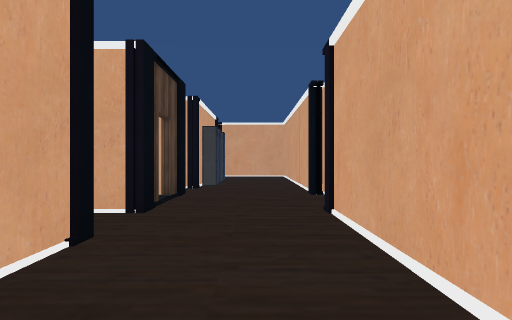
View 1 (above)

19 first-person views from a walk through a Unity game level. The camera is 1.2 m above the floor, looks level and sees 70° across. The floor is counted in squares, 2 m on a side. Each view is taken from the middle of a square. On the plan, view 1 faces up. The plan holds only what a view shows up to about 10 squares ahead; the rest is blank. Some animated figures are left out. Some surface patterns are stand-ins.

View 2
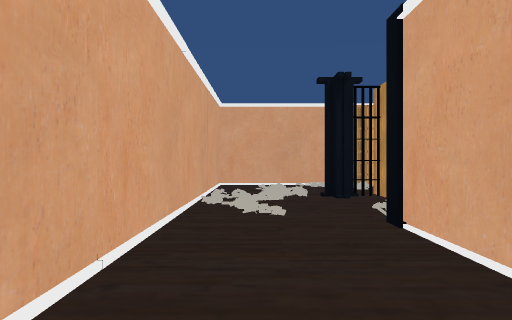

View 3
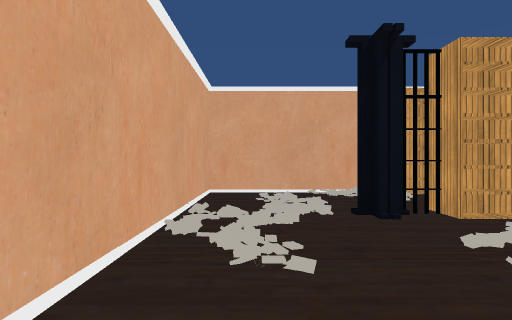

View 4
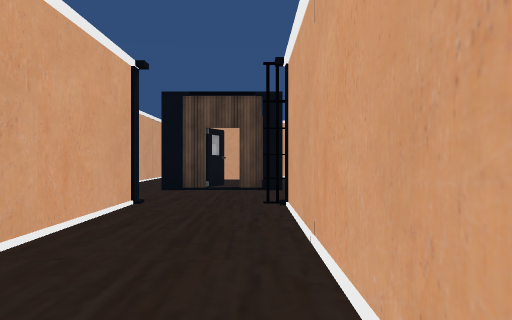

View 5
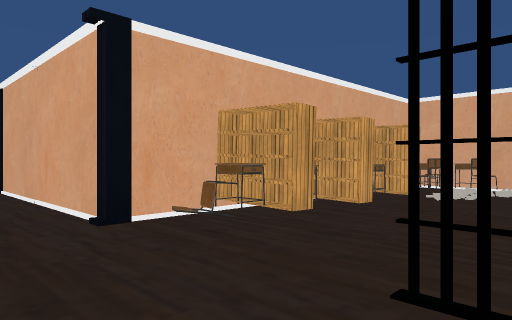

View 6
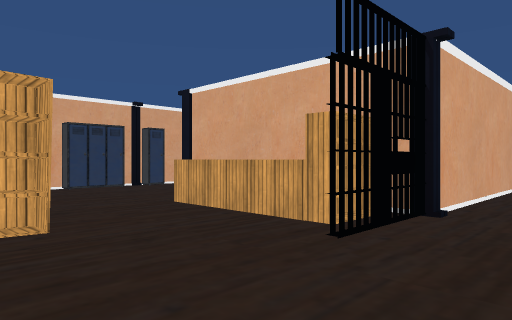

View 7
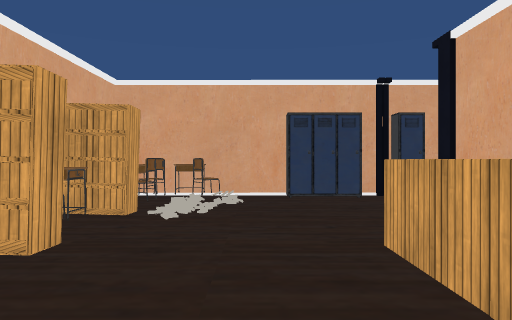

View 8
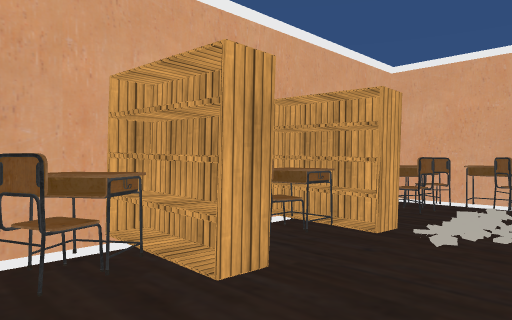

View 9
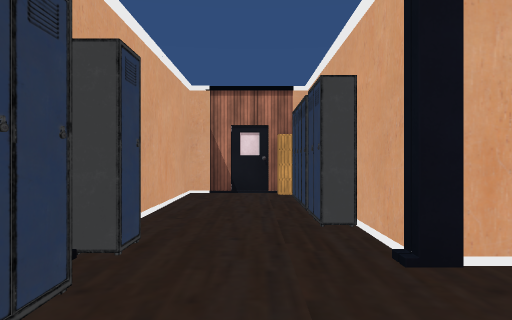

View 10
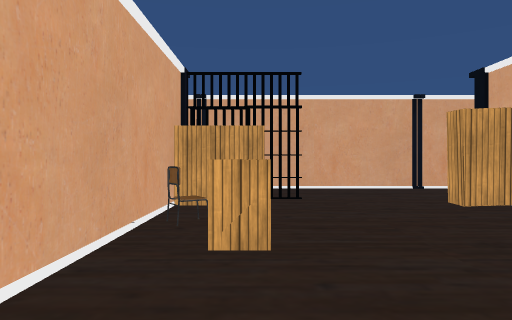

View 11
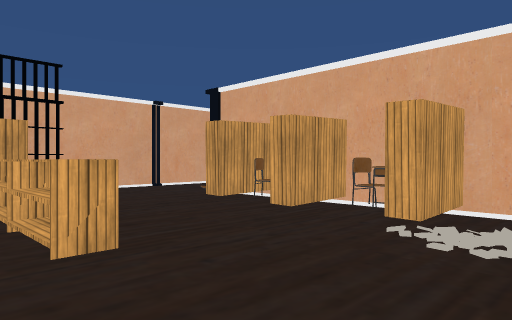

View 12
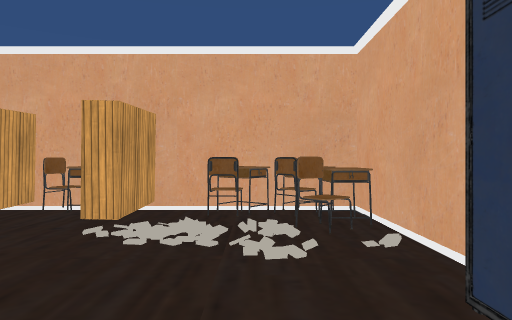

View 13
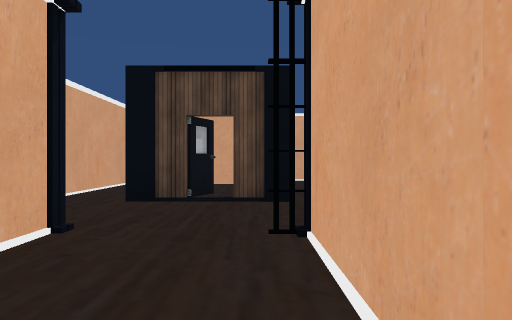

View 14
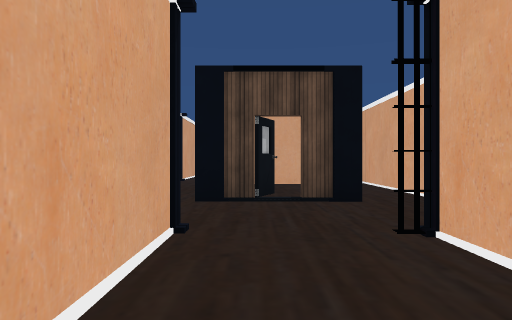

View 15
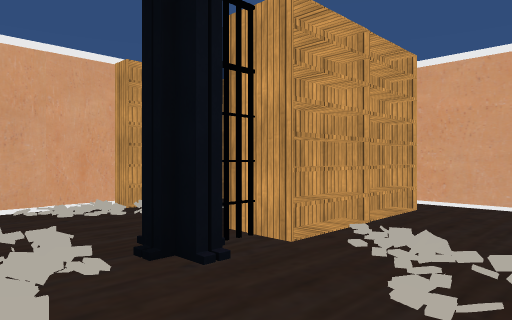

View 16
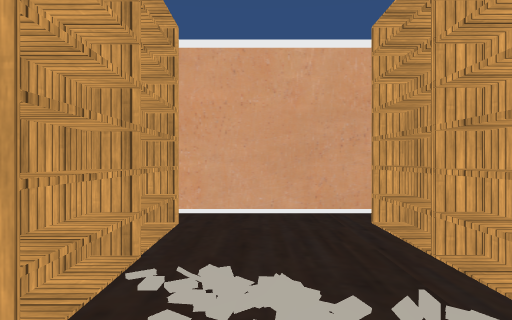

View 17
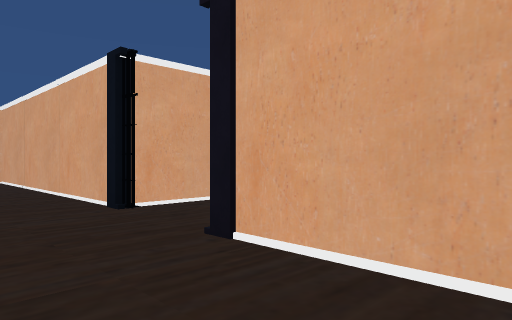

View 18
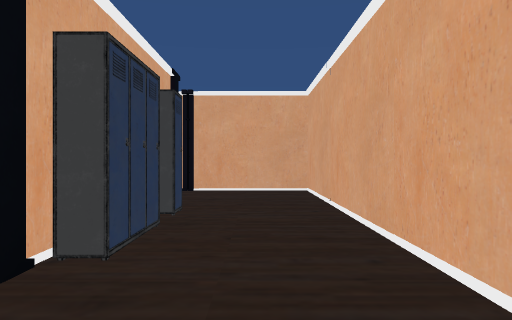

View 19
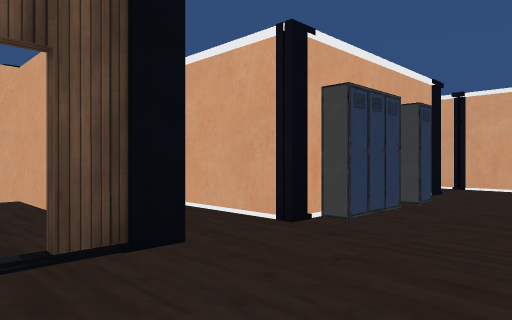

### Floor plan
Key: @ floor where view 1 was taken; # wall or solid block; . floor; O other object.
Columns run from 6 left of view 1 to 15 right of it. Each row starts with its distance up from view 1.
 14       #       # # ####
 13     #O.#   #OO.OO#...#
 12      O.#   #OO......O#
 11      ..#   #OO..O##OO#
 10      O.#   #OO..#
  9      O.#   #OO.OO
  8 #####O.#   #OO.O#
  7  ......O####OO.O#####
  6  O###O..........O....
  5  ## ##..........
  4     #O.O####O###O
  3  ....O.#
  2  ####..#
  1  #  #O.#
  0  #OOO.@#
 -1  #.....#
 -2  # OOO.#
 -3     ...#
 -4   OOO .#
 -5   OO####

Positions as (right, up) in squares from view 1, and headings:
1: (0, 0), facing up
2: (0, 4), facing down
3: (0, 2), facing down
4: (6, 6), facing left
5: (9, 5), facing up-left
6: (6, 5), facing up-right
7: (8, 7), facing up
8: (8, 8), facing up-left
9: (8, 12), facing right
10: (9, 12), facing down
11: (10, 12), facing down-left
12: (10, 12), facing left
13: (4, 6), facing left
14: (4, 5), facing left
15: (0, 0), facing down-left
16: (-1, -1), facing left
17: (-1, 2), facing up-right
18: (0, 6), facing up
19: (1, 5), facing up-left
